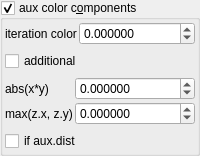
    <widget class="MyGroupBox" name="groupCheck_fold_color_aux_color_enabled">
     <property name="title">
      <string>aux color c&amp;omponents</string>
     </property>
     <property name="checkable">
      <bool>true</bool>
     </property>
     <layout class="QVBoxLayout" name="verticalLayout_14">
      <property name="leftMargin">
       <number>2</number>
      </property>
      <property name="topMargin">
       <number>2</number>
      </property>
      <property name="rightMargin">
       <number>2</number>
      </property>
      <property name="bottomMargin">
       <number>2</number>
      </property>
      <item>
       <layout class="QGridLayout" name="gridLayout_20" columnstretch="0,1">
        <property name="spacing">
         <number>2</number>
        </property>
        <item row="1" column="0">
         <widget class="QLabel" name="label_57">
          <property name="text">
           <string>iteration color</string>
          </property>
         </widget>
        </item>
        <item row="1" column="1">
         <widget class="MyDoubleSpinBox" name="spinbox_fold_color_difs1">
          <property name="sizePolicy">
           <sizepolicy hsizetype="Minimum" vsizetype="Maximum">
            <horstretch>0</horstretch>
            <verstretch>0</verstretch>
           </sizepolicy>
          </property>
          <property name="prefix">
           <string/>
          </property>
          <property name="suffix">
           <string/>
          </property>
          <property name="decimals">
           <number>6</number>
          </property>
          <property name="minimum">
           <double>-100.000000000000000</double>
          </property>
          <property name="maximum">
           <double>100.000000000000000</double>
          </property>
          <property name="singleStep">
           <double>0.100000000000000</double>
          </property>
         </widget>
        </item>
       </layout>
      </item>
      <item>
       <widget class="MyCheckBox" name="checkBox_fold_color_aux_color_enabled_false">
        <property name="text">
         <string>additional</string>
        </property>
       </widget>
      </item>
      <item>
       <layout class="QGridLayout" name="gridLayout_21" columnstretch="0,1">
        <property name="spacing">
         <number>2</number>
        </property>
        <item row="1" column="1">
         <widget class="MyDoubleSpinBox" name="spinbox4_fold_color_difs_0000_x">
          <property name="sizePolicy">
           <sizepolicy hsizetype="Minimum" vsizetype="Maximum">
            <horstretch>0</horstretch>
            <verstretch>0</verstretch>
           </sizepolicy>
          </property>
          <property name="prefix">
           <string/>
          </property>
          <property name="suffix">
           <string/>
          </property>
          <property name="decimals">
           <number>6</number>
          </property>
          <property name="minimum">
           <double>-100.000000000000000</double>
          </property>
          <property name="maximum">
           <double>100.000000000000000</double>
          </property>
          <property name="singleStep">
           <double>0.100000000000000</double>
          </property>
         </widget>
        </item>
        <item row="2" column="1">
         <widget class="MyDoubleSpinBox" name="spinbox4_fold_color_difs_0000_y">
          <property name="sizePolicy">
           <sizepolicy hsizetype="Minimum" vsizetype="Maximum">
            <horstretch>0</horstretch>
            <verstretch>0</verstretch>
           </sizepolicy>
          </property>
          <property name="prefix">
           <string/>
          </property>
          <property name="suffix">
           <string/>
          </property>
          <property name="decimals">
           <number>6</number>
          </property>
          <property name="minimum">
           <double>-100.000000000000000</double>
          </property>
          <property name="maximum">
           <double>100.000000000000000</double>
          </property>
          <property name="singleStep">
           <double>0.100000000000000</double>
          </property>
         </widget>
        </item>
        <item row="1" column="0">
         <widget class="QLabel" name="label_58">
          <property name="text">
           <string>abs(x*y)</string>
          </property>
         </widget>
        </item>
        <item row="2" column="0">
         <widget class="QLabel" name="label_60">
          <property name="text">
           <string>max(z.x, z.y)</string>
          </property>
         </widget>
        </item>
       </layout>
      </item>
      <item>
       <widget class="MyCheckBox" name="checkBox_fold_color_aux_color_enabledA">
        <property name="text">
         <string>if aux.dist</string>
        </property>
       </widget>
      </item>
     </layout>
    </widget>
